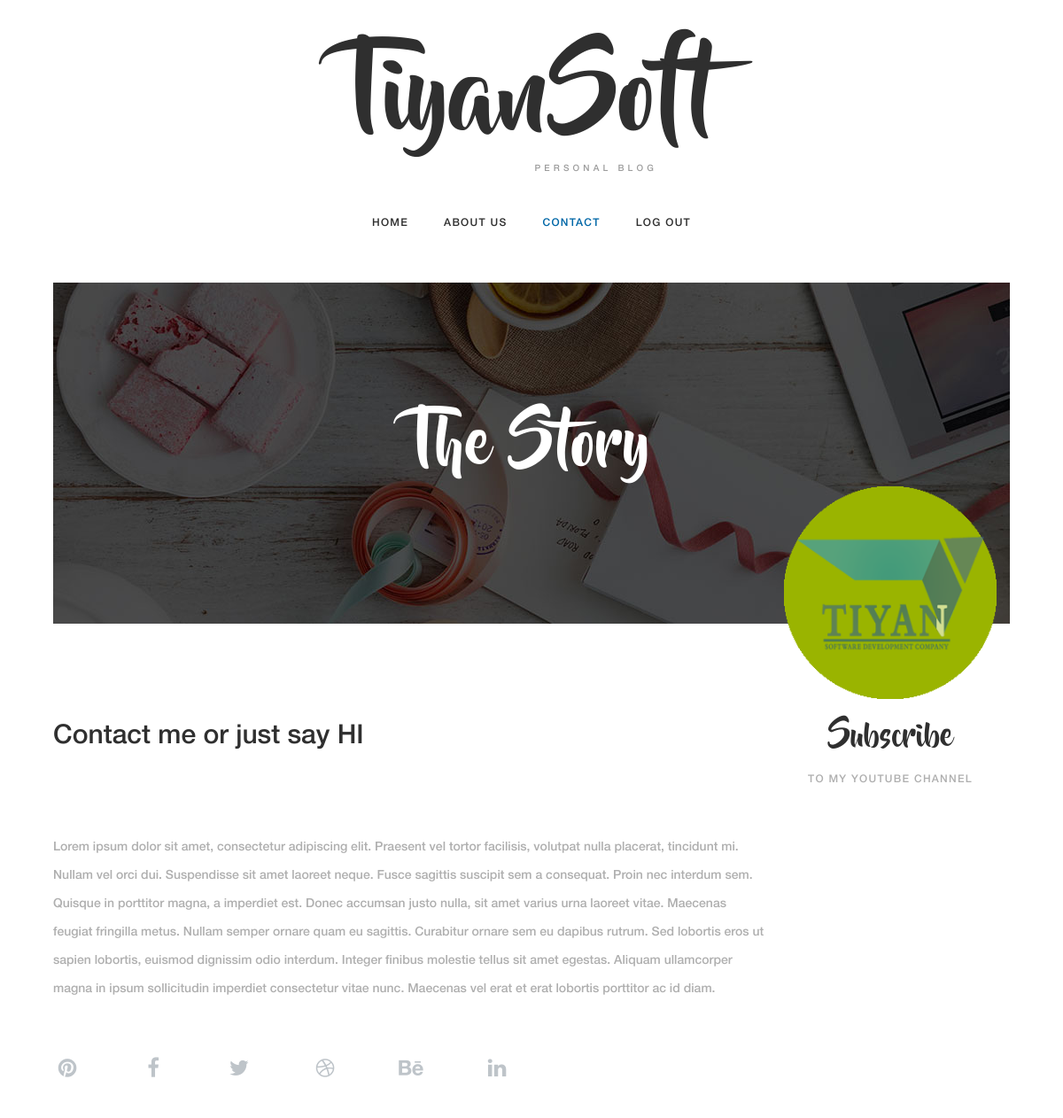
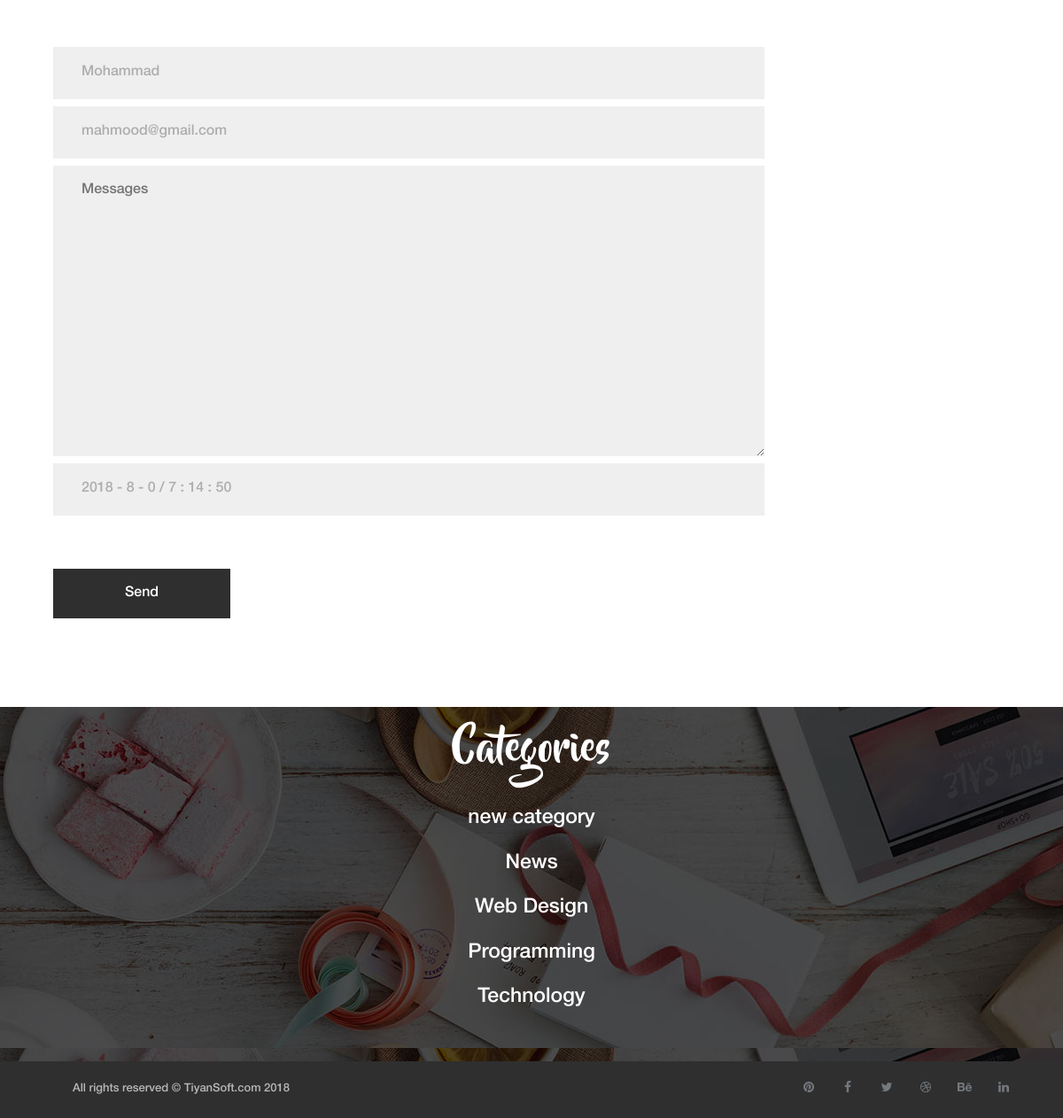
Page /contact.php (signed in) on the committed database (2 pictures, top to bottom).
### tables this page shows
CREATE TABLE IF NOT EXISTS `usertable` (
  `user_id` int(11) NOT NULL AUTO_INCREMENT,
  `name` varchar(32) DEFAULT NULL,
  `last_name` varchar(32) DEFAULT NULL,
  `job_title` varchar(32) DEFAULT NULL,
  `username` varchar(40) DEFAULT NULL,
  `password` varchar(32) DEFAULT NULL,
  `re_pass` varchar(120) NOT NULL,
  `email` varchar(32) DEFAULT NULL,
  `profile_pic` varchar(40) DEFAULT NULL,
  `status` tinyint(1) DEFAULT NULL,
  `login_type` tinyint(1) DEFAULT NULL,
  PRIMARY KEY (`user_id`)
);

CREATE TABLE IF NOT EXISTS `category` (
  `cat_id` int(11) NOT NULL AUTO_INCREMENT,
  `cat_name` varchar(150) DEFAULT NULL,
  `slug` varchar(150) DEFAULT NULL,
  `status` tinyint(1) DEFAULT NULL,
  PRIMARY KEY (`cat_id`)
);

### contact.php (the view, shortened to what this page needs)
<?php
	$user = $_SESSION['user'];
require_once("phpAssets/connect.php");
$query = "SELECT * FROM contact INNER JOIN usertable ON contact.user_id=usertable.user_id WHERE usertable.user_id=$user";
$res = mysqli_query($connect,$query);
$fetch = mysqli_fetch_assoc($res);
?>
<!DOCTYPE html>
<html lang="en">
<head>
    <link rel="stylesheet" href="userAssets/css/bootstrap.min.css">
    <link rel="stylesheet" href="userAssets/css/font-awesome.min.css">
    <link rel="stylesheet" href="userAssets/css/swiper.min.css">
    <link rel="stylesheet" href="userAssets/style.css">
</head>
<body>
<div class="outer-container">
  <?php $headPic='images/contact-bg.jpg'; $active= basename($_SERVER['PHP_SELF'],".php"); require_once('phpAssets/userheader.php');?>
    <div class="container single-page contact-page">
        <div class="row">
            <div class="col-12 col-lg-9">
                <div class="content-wrap">
                    <header class="entry-header">
                        <h2 class="entry-title">Contact me or just say HI</h2>
                    </header>
                    <div class="entry-content">
                        <p>Lorem ipsum dolor sit amet, consectetur adipiscing elit. Praesent vel tortor facilisis, volutpat nulla placerat, tincidunt mi. Nullam vel orci dui. Suspendisse sit amet laoreet neque. Fusce sagittis suscipit sem a consequat. Proin nec interdum sem. Quisque in porttitor magna, a imperdiet est. Donec accumsan justo nulla, sit amet varius urna laoreet vitae. Maecenas feugiat fringilla metus. Nullam semper ornare quam eu sagittis. Curabitur ornare sem eu dapibus rutrum. Sed lobortis eros ut sapien lobortis, euismod dignissim odio interdum. Integer finibus molestie tellus sit amet egestas. Aliquam ullamcorper magna in ipsum sollicitudin imperdiet consectetur vitae nunc. Maecenas vel erat et erat lobortis porttitor ac id diam. </p>
                    </div>
                    <div class="contact-page-social">
                        <ul class="flex align-items-center">
                            <li><a href="#"><i class="fa fa-pinterest"></i></a></li>
                            <li><a href="#"><i class="fa fa-facebook"></i></a></li>
                            <li><a href="#"><i class="fa fa-twitter"></i></a></li>
                            <li><a href="#"><i class="fa fa-dribbble"></i></a></li>
                            <li><a href="#"><i class="fa fa-behance"></i></a></li>
                            <li><a href="#"><i class="fa fa-linkedin"></i></a></li>
                        </ul>
                    </div>
                    <form class="contact-form" action='' method='post'>
                        <input type="text" disabled value="<?php echo $fetch['name'];?>" placeholder="Name">
                        <input type="email" disabled value="<?php echo $fetch['email'];?>" placeholder="Email">
                        <textarea rows="18" name='mess' value="" cols="6" placeholder="Messages"></textarea>
                        <input type="text"  name='date' id='autoDate' placeholder="date">
						<input type="submit" value="Send" style='cursor:pointer'>
                    </form>
                </div>
            </div>
        </div>
    </div>
</div>
<?php require_once("phpAssets/userfooter.php");?>
</body>
</html>

### phpAssets/userfooter.php
<?php
$selectCat = mysqli_query($connect, "SELECT cat_id,cat_name FROM category ORDER BY cat_id DESC LIMIT 5");
$fetchCat = mysqli_fetch_assoc($selectCat);
echo    "<div class='col-12 categories'>
				<center>
					<br/><h6>Categories</h6><br/>";
							do
							{
								$cat = $fetchCat['cat_name'];
								echo "<p><a href='#'>$cat</a></p>";
							}while($fetchCat = mysqli_fetch_assoc($selectCat));
echo 			"</center>
		</div>
		<div class='footer-bar'>
			<div class='outer-container'>
				<div class='container-fluid'>
					<div class='row justify-content-between'>
						<div class='col-12 col-md-6'>
							<div class='footer-copyright'>
								<p>All rights reserved &copy; TiyanSoft.com <script>document.write(new Date().getFullYear());</script> </p>
							</div>
						</div>
						<div class='col-12 col-md-6'>
							<div class='footer-social'>
								<ul class='flex justify-content-center justify-content-md-end align-items-center'>
									<li><a href='#'><i class='fa fa-pinterest'></i></a></li>
									<li><a href='#'><i class='fa fa-facebook'></i></a></li>
									<li><a href='#'><i class='fa fa-twitter'></i></a></li>
									<li><a href='#'><i class='fa fa-dribbble'></i></a></li>
									<li><a href='#'><i class='fa fa-behance'></i></a></li>
									<li><a href='#'><i class='fa fa-linkedin'></i></a></li>
								</ul>
							</div>
						</div>
					</div>
				</div>
			</div>
		</div>";
?>

### userAssets/style.css (style rules this page uses)
body { color: #2f2f2f; font-family: 'HelveticaNeueLTPro-Md'; }
a { color: royalblue; }
.flex { display: flex !important; }
@media screen and (min-width: 1200px) { .outer-container { width: calc(100% - 90px); margin: 0 auto; } }
.single-page { padding-top: 165px; padding-bottom: 100px; }
.single-page .content-wrap { margin-top: 110px; text-align: center; color: #afafaf; }
.single-page .content-wrap .entry-title { margin-top: 12px; font-size: 30px; color: #2f2f2f; }
.single-page .content-wrap .entry-content { margin-top: 36px; }
.single-page .content-wrap .entry-content p { font-size: 14px; line-height: 2rem; text-align: left; }
@media screen and (min-width: 992px) { .single-page { padding-top: 0; } }
.categories { background-image: url("images/contact-bg.jpg"); height:400px; }
.categories h6 { font-size: 45px; font-family: 'BeyondTheMountains'; color: #fff; }
.categories p a { font-size: 23px; color: #fff; text-decoration:none; }
.contact-page .content-wrap .entry-header { text-align: left; }
.contact-page .content-wrap .entry-content { margin-top: 90px; }
.contact-page-social ul { padding: 0; margin: 60px 0 0; list-style: none; }
.contact-page-social li { display: flex; justify-content: center; align-items: center; width: 32px; height: 32px; margin-right: 15px; font-size: 18px; }
.contact-page-social li a { color: #bec4c9; transition: all .35s; }
.contact-form { margin-top: 90px; }
.contact-form input[type="text"], .contact-form input[type="email"], .contact-form textarea { display: block; width: 100%; padding: 20px 32px; margin-bottom: 8px; border: 0; font-size: 16px; line-height: 1; color: #aeaeae; background: #efefef; outline: none; }
.contact-form input[type="submit"] { display: block; width: 200px; padding: 20px 0; margin-top: 60px; border: 0; font-size: 16px; color: #fff; line-height: 1; background: #2f2f2f; }
@media screen and (min-width: 768px) { .contact-page-social li { margin-right: 65px; font-size: 24px; } }
.footer-bar { padding: 22px; padding-right:0; background: #2f2f2f; }
.footer-copyright p { margin: 0; font-size: 13px; color: #b8b8b8; text-align: center; }
.footer-social { margin-top: 30px; }
.footer-social ul { padding: 0; margin: 0; list-style: none; }
.footer-social li { margin: 0 15px; }
.footer-social li a { display: flex; justify-content: center; align-items: center; width: 14px; height: 14px; font-size: 14px; color: #74797e; }
@media screen and (min-width: 768px) { .footer-copyright p { text-align: left; } }
@media screen and (min-width: 768px) { .footer-social { margin-top: 0; } }
@media screen and (min-width: 768px) { .footer-social li { margin: 0 0 0 30px; } }

### rows in the picture
usertable: name "Mohammad", email "mahmood@gmail.com"
category: cat_name "new category"
category: cat_name "News"
category: cat_name "Web Design"
category: cat_name "Programming"
category: cat_name "Technology"
